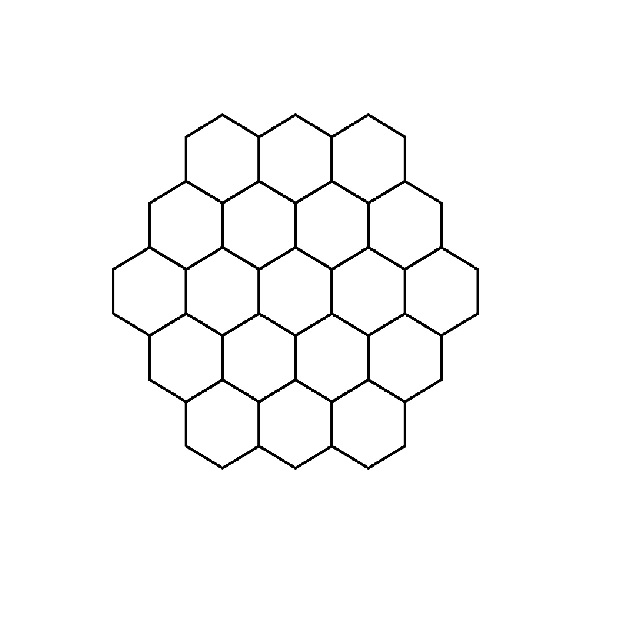
#> input picture MSnakes-master/example.jpg, 642 x 624 px, given in place of the camera
$ python ImageAlignment.py
#> lines starting #> are read from the running program, lines starting #| are printed output that depends on the picture
#> in image_alignment_demo, frame is the input picture: shape (624, 642, 3); min 0, max 255, mean 249.6
#> (key Esc is pressed here)
import cv2 as cv
import numpy as np
def image_alignment(imgRef,imgTest,bshow=True):
    """
    https://thinkinfi.com/image-alignment-and-registration-with-opencv/
    Dùng feature matching để tìm ra ma trận biến đổi
    góc nhìn, sau đó biến đổi ngược từ imgTest về imgRef
    :param img1:
    :param img2:
    :return:
    """
#> called with bshow = True
    # Convert to grayscale.
    imgTest_grey = cv.cvtColor(imgTest, cv.COLOR_BGR2GRAY)
    imgRef_grey = cv.cvtColor(imgRef, cv.COLOR_BGR2GRAY)
    height, width = imgRef_grey.shape
#> height = 624; width = 642

    # Configure ORB feature detector Algorithm with 1000 features.
    orb_detector = cv.ORB_create(1000)

    # Extract key points and descriptors for both images
    keyPoint1, des1 = orb_detector.detectAndCompute(imgTest_grey, None)
#> keyPoint1 = 929 keypoints; strongest (x, y, size): (149, 335, 37.2), (332, 136, 37.2), (258, 269, 37.2), (404, 269, 37.2)
    keyPoint2, des2 = orb_detector.detectAndCompute(imgRef_grey, None)
#> keyPoint2 has the same summary as keyPoint1

    # Display keypoints for reference image in green color
    imgKp_Ref = cv.drawKeypoints(imgRef, keyPoint1, 0, (0, 222, 0), None)
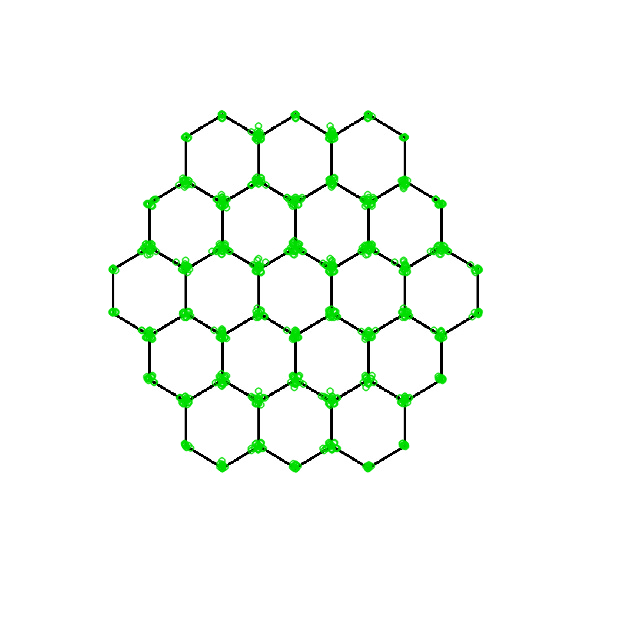
#> imgKp_Ref: shape (624, 642, 3); mean B, G, R 245.8, 250.6, 245.8
    imgKp_Ref = cv.resize(imgKp_Ref, (width // 2, height // 2))
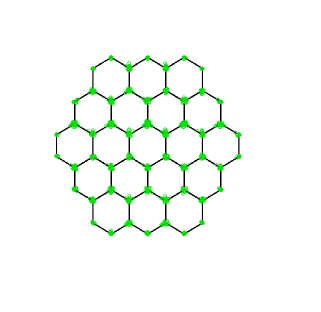
#> imgKp_Ref: shape (312, 321, 3); mean B, G, R 245.8, 250.6, 245.8

    cv.imshow('Key Points', imgKp_Ref)
    cv.waitKey(0)

    # Match features between two images using Brute Force matcher with Hamming distance
    matcher = cv.BFMatcher(cv.NORM_HAMMING, crossCheck=True)

    # Match the two sets of descriptors.
    matches = list(matcher.match(des1, des2))
#> matches = 927 matches

    # Sort matches on the basis of their Hamming distance.
    matches.sort(key=lambda x: x.distance)
    print(matches)
#> (printed output is left out)
    # Take the top 90 % matches forward.
    matches = matches[:int(len(matches) * 0.9)]
#> matches = 834 matches
    no_of_matches = len(matches)
#> no_of_matches = 834

    # Display only 100 best matches {good[:100}
    imgMatch = cv.drawMatches(imgTest, keyPoint2, imgRef, keyPoint1, matches[:100], None, flags=2)
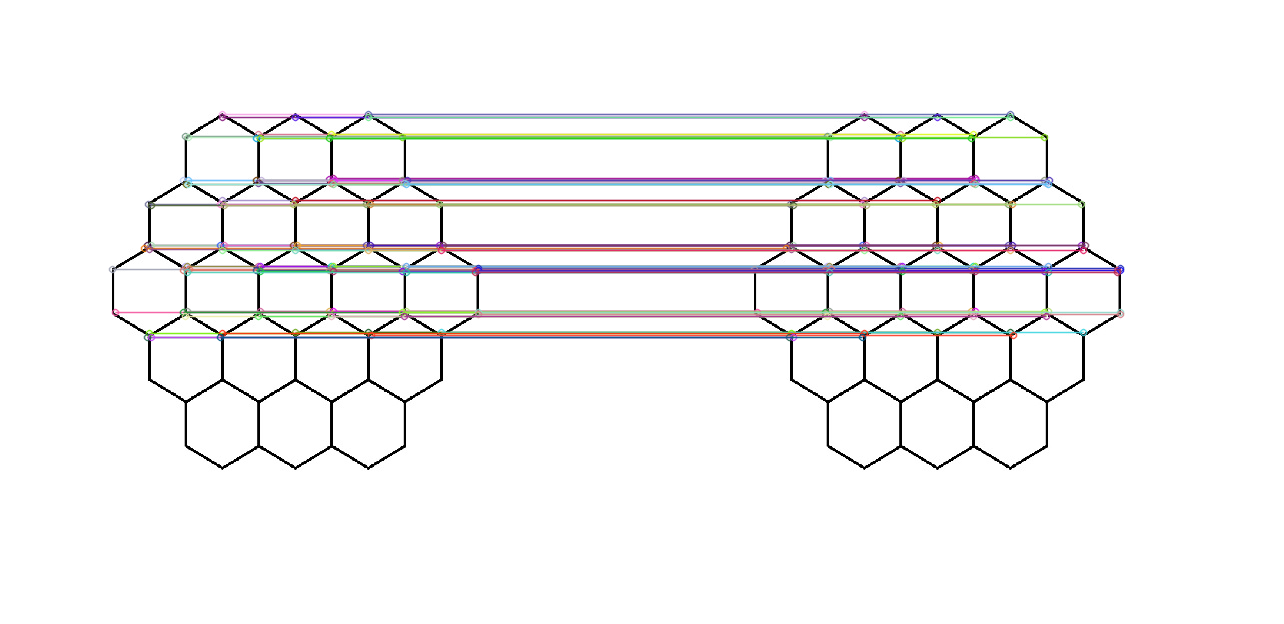
#> imgMatch: shape (624, 1284, 3); mean B, G, R 244.5, 244.3, 245.1
    imgMatch = cv.resize(imgMatch, (width // 3, height // 3))
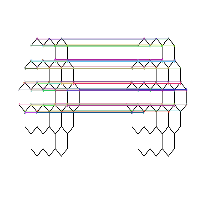
#> imgMatch: shape (208, 214, 3); mean B, G, R 245.2, 244.2, 245.2

    cv.imshow('Image Match', imgMatch)
    cv.waitKey(0)

    # Define 2x2 empty matrices
    p1 = np.zeros((no_of_matches, 2))
    p2 = np.zeros((no_of_matches, 2))

    # Storing values to the matrices
    for i in range(len(matches)):
        p1[i, :] = keyPoint1[matches[i].queryIdx].pt
        p2[i, :] = keyPoint2[matches[i].trainIdx].pt
#> after the loop, p1 = 834 pairs, first value 111.6 to 478.7, second value 113.8 to 468.3; p2 has the same summary as p1
    # Find the homography matrix.
    homography, mask = cv.findHomography(p1, p2, cv.RANSAC)
#> homography = [[1, 4.15e-16, -5.09e-13], [-6.57e-17, 1, -2.85e-13], [-2.62e-19, 1.15e-18, 1]]; mask = 834 values from 1 to 1

    # Use homography matrix to transform the unaligned image wrt the reference image.
    aligned_img = cv.warpPerspective(imgTest, homography, (width, height))
    # Resizing the image to display in our screen (optional)
    aligned_img = cv.resize(aligned_img, (width , height ))

    # [7 lines of commented-out code are left out]
    cv.namedWindow('Output Image',cv.WINDOW_NORMAL)
    cv.imshow('Output Image', aligned_img)
    cv.waitKey(0)

def image_alignment_demo():
    """
    Dùng camera để demo cái này
    :return:
    """
    cap = cv.VideoCapture(0)
    imgRef = None
    imgTest = None
    cnt=0
    while (1):
        ret, frame = cap.read()
        if ret:
            cv.imshow("vid",frame)
            k = cv.waitKey(10)
            if k%256 == 32:
                #Space pressed
                if cnt == 0:
                    imgRef = frame
                    cv.imshow("imgRef",imgRef)
                    cv.waitKey(5)
                    cnt+=1
                elif cnt==1:
                    imgTest = frame
                    cv.imshow("imgTest",imgTest)
                    cnt+=1
                if cnt==2: break
        else:
            break
    cap.release()
    #if imgRef != None and imgTest != None:
    image_alignment(imgRef,imgTest)

def main():
    image_alignment_demo()
    cv.destroyAllWindows()
main()
